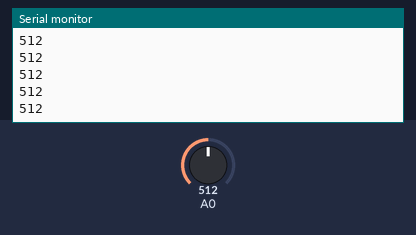
A sketch run on a simulated Arduino Uno, built with avr-gcc and run on an emulated ATmega328P. Shown: the last lines printed to the serial monitor. The test bench sets the inputs (shaded band); at power-on: A0 = 512.

Above: at 1.2 s.
1.3 s: A0 set to 716
At 1.32 s:
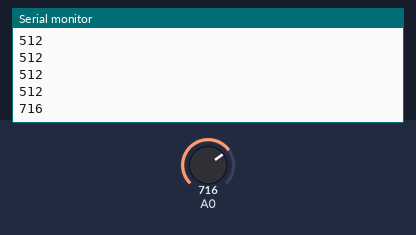
2.8 s: A0 set to 900
At 2.82 s:
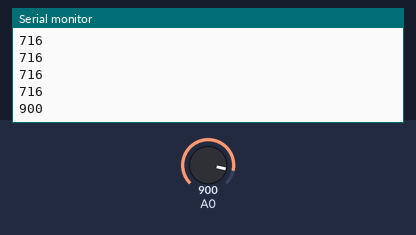
Timing chart, 0 to 5.8 s (numbered marks = the images above; inputs shaded):
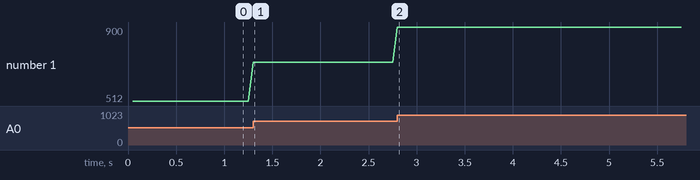

The sketch:

oscSketch.ino
```cpp
  const unsigned long INTERVAL = 50000;
  unsigned long next;


void setup() {
  Serial.begin(115200);
  next = micros();
}

void loop() {
  if((micros() - next) >= INTERVAL){
    next += INTERVAL;
    Serial.println(analogRead(A0));
  }

}
```

Measured:
- after the input at 1.3 s, the serial monitor: prints a new line at once (image 1)
- after the input at 2.8 s, the serial monitor: prints a new line at once (image 2)
- plotted number 1: 512 → 716 after the input at 1.3 s, 716 → 900 after the input at 2.8 s
